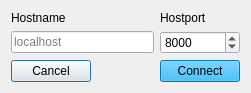
<?xml version="1.0" encoding="UTF-8"?>
<ui version="4.0">
 <class>SelectServerDialog</class>
 <widget class="QDialog" name="SelectServerDialog">
  <property name="geometry">
   <rect>
    <x>0</x>
    <y>0</y>
    <width>251</width>
    <height>89</height>
   </rect>
  </property>
  <property name="windowTitle">
   <string>Dialog</string>
  </property>
  <layout class="QGridLayout" name="gridLayout">
   <item row="0" column="0">
    <widget class="QLabel" name="label">
     <property name="text">
      <string>Hostname</string>
     </property>
    </widget>
   </item>
   <item row="0" column="2">
    <widget class="QLabel" name="label_2">
     <property name="text">
      <string>Hostport</string>
     </property>
    </widget>
   </item>
   <item row="1" column="0" colspan="2">
    <widget class="QLineEdit" name="addrLE">
     <property name="placeholderText">
      <string>localhost</string>
     </property>
     <property name="clearButtonEnabled">
      <bool>false</bool>
     </property>
    </widget>
   </item>
   <item row="1" column="2">
    <widget class="QSpinBox" name="portSB">
     <property name="maximum">
      <number>16000</number>
     </property>
     <property name="value">
      <number>8000</number>
     </property>
    </widget>
   </item>
   <item row="2" column="0">
    <widget class="QPushButton" name="pushButton_2">
     <property name="text">
      <string>Cancel</string>
     </property>
    </widget>
   </item>
   <item row="2" column="1">
    <spacer name="horizontalSpacer">
     <property name="orientation">
      <enum>Qt::Horizontal</enum>
     </property>
     <property name="sizeHint" stdset="0">
      <size>
       <width>58</width>
       <height>20</height>
      </size>
     </property>
    </spacer>
   </item>
   <item row="2" column="2">
    <widget class="QPushButton" name="pushButton">
     <property name="palette">
      <palette>
       <active>
        <colorrole role="WindowText">
         <brush brushstyle="SolidPattern">
          <color alpha="255">
           <red>0</red>
           <green>0</green>
           <blue>0</blue>
          </color>
         </brush>
        </colorrole>
        <colorrole role="Button">
         <brush brushstyle="SolidPattern">
          <color alpha="255">
           <red>0</red>
           <green>170</green>
           <blue>255</blue>
          </color>
         </brush>
        </colorrole>
        <colorrole role="Light">
         <brush brushstyle="SolidPattern">
          <color alpha="255">
           <red>127</red>
           <green>213</green>
           <blue>255</blue>
          </color>
         </brush>
        </colorrole>
        <colorrole role="Midlight">
         <brush brushstyle="SolidPattern">
          <color alpha="255">
           <red>63</red>
           <green>191</green>
           <blue>255</blue>
          </color>
         </brush>
        </colorrole>
        <colorrole role="Dark">
         <brush brushstyle="SolidPattern">
          <color alpha="255">
           <red>0</red>
           <green>85</green>
           <blue>127</blue>
          </color>
         </brush>
        </colorrole>
        <colorrole role="Mid">
         <brush brushstyle="SolidPattern">
          <color alpha="255">
           <red>0</red>
           <green>113</green>
           <blue>170</blue>
          </color>
         </brush>
        </colorrole>
        <colorrole role="Text">
         <brush brushstyle="SolidPattern">
          <color alpha="255">
           <red>0</red>
           <green>0</green>
           <blue>0</blue>
          </color>
         </brush>
        </colorrole>
        <colorrole role="BrightText">
         <brush brushstyle="SolidPattern">
          <color alpha="255">
           <red>255</red>
           <green>255</green>
           <blue>255</blue>
          </color>
         </brush>
        </colorrole>
        <colorrole role="ButtonText">
         <brush brushstyle="SolidPattern">
          <color alpha="255">
           <red>0</red>
           <green>0</green>
           <blue>0</blue>
          </color>
         </brush>
        </colorrole>
        <colorrole role="Base">
         <brush brushstyle="SolidPattern">
          <color alpha="255">
           <red>255</red>
           <green>255</green>
           <blue>255</blue>
          </color>
         </brush>
        </colorrole>
        <colorrole role="Window">
         <brush brushstyle="SolidPattern">
          <color alpha="255">
           <red>0</red>
           <green>170</green>
           <blue>255</blue>
          </color>
         </brush>
        </colorrole>
        <colorrole role="Shadow">
         <brush brushstyle="SolidPattern">
          <color alpha="255">
           <red>0</red>
           <green>0</green>
           <blue>0</blue>
          </color>
         </brush>
        </colorrole>
        <colorrole role="AlternateBase">
         <brush brushstyle="SolidPattern">
          <color alpha="255">
           <red>127</red>
           <green>212</green>
           <blue>255</blue>
          </color>
         </brush>
        </colorrole>
        <colorrole role="ToolTipBase">
         <brush brushstyle="SolidPattern">
          <color alpha="255">
           <red>255</red>
           <green>255</green>
           <blue>220</blue>
          </color>
         </brush>
        </colorrole>
        <colorrole role="ToolTipText">
         <brush brushstyle="SolidPattern">
          <color alpha="255">
           <red>0</red>
           <green>0</green>
           <blue>0</blue>
          </color>
         </brush>
        </colorrole>
        <colorrole role="PlaceholderText">
         <brush brushstyle="SolidPattern">
          <color alpha="128">
           <red>0</red>
           <green>0</green>
           <blue>0</blue>
          </color>
         </brush>
        </colorrole>
       </active>
       <inactive>
        <colorrole role="WindowText">
         <brush brushstyle="SolidPattern">
          <color alpha="255">
           <red>0</red>
           <green>0</green>
           <blue>0</blue>
          </color>
         </brush>
        </colorrole>
        <colorrole role="Button">
         <brush brushstyle="SolidPattern">
          <color alpha="255">
           <red>0</red>
           <green>170</green>
           <blue>255</blue>
          </color>
         </brush>
        </colorrole>
        <colorrole role="Light">
         <brush brushstyle="SolidPattern">
          <color alpha="255">
           <red>127</red>
           <green>213</green>
           <blue>255</blue>
          </color>
         </brush>
        </colorrole>
        <colorrole role="Midlight">
         <brush brushstyle="SolidPattern">
          <color alpha="255">
           <red>63</red>
           <green>191</green>
           <blue>255</blue>
          </color>
         </brush>
        </colorrole>
        <colorrole role="Dark">
         <brush brushstyle="SolidPattern">
          <color alpha="255">
           <red>0</red>
           <green>85</green>
           <blue>127</blue>
          </color>
         </brush>
        </colorrole>
        <colorrole role="Mid">
         <brush brushstyle="SolidPattern">
          <color alpha="255">
           <red>0</red>
           <green>113</green>
           <blue>170</blue>
          </color>
         </brush>
        </colorrole>
        <colorrole role="Text">
         <brush brushstyle="SolidPattern">
          <color alpha="255">
           <red>0</red>
           <green>0</green>
           <blue>0</blue>
          </color>
         </brush>
        </colorrole>
        <colorrole role="BrightText">
         <brush brushstyle="SolidPattern">
          <color alpha="255">
           <red>255</red>
           <green>255</green>
           <blue>255</blue>
          </color>
         </brush>
        </colorrole>
        <colorrole role="ButtonText">
         <brush brushstyle="SolidPattern">
          <color alpha="255">
           <red>0</red>
           <green>0</green>
           <blue>0</blue>
          </color>
         </brush>
        </colorrole>
        <colorrole role="Base">
         <brush brushstyle="SolidPattern">
          <color alpha="255">
           <red>255</red>
           <green>255</green>
           <blue>255</blue>
          </color>
         </brush>
        </colorrole>
        <colorrole role="Window">
         <brush brushstyle="SolidPattern">
          <color alpha="255">
           <red>0</red>
           <green>170</green>
           <blue>255</blue>
          </color>
         </brush>
        </colorrole>
        <colorrole role="Shadow">
         <brush brushstyle="SolidPattern">
          <color alpha="255">
           <red>0</red>
           <green>0</green>
           <blue>0</blue>
          </color>
         </brush>
        </colorrole>
        <colorrole role="AlternateBase">
         <brush brushstyle="SolidPattern">
          <color alpha="255">
           <red>127</red>
           <green>212</green>
           <blue>255</blue>
          </color>
         </brush>
        </colorrole>
        <colorrole role="ToolTipBase">
         <brush brushstyle="SolidPattern">
          <color alpha="255">
           <red>255</red>
           <green>255</green>
           <blue>220</blue>
          </color>
         </brush>
        </colorrole>
        <colorrole role="ToolTipText">
         <brush brushstyle="SolidPattern">
          <color alpha="255">
           <red>0</red>
           <green>0</green>
           <blue>0</blue>
          </color>
         </brush>
        </colorrole>
        <colorrole role="PlaceholderText">
         <brush brushstyle="SolidPattern">
          <color alpha="128">
           <red>0</red>
           <green>0</green>
           <blue>0</blue>
          </color>
         </brush>
        </colorrole>
       </inactive>
       <disabled>
        <colorrole role="WindowText">
         <brush brushstyle="SolidPattern">
          <color alpha="255">
           <red>0</red>
           <green>85</green>
           <blue>127</blue>
          </color>
         </brush>
        </colorrole>
        <colorrole role="Button">
         <brush brushstyle="SolidPattern">
          <color alpha="255">
           <red>0</red>
           <green>170</green>
           <blue>255</blue>
          </color>
         </brush>
        </colorrole>
        <colorrole role="Light">
         <brush brushstyle="SolidPattern">
          <color alpha="255">
           <red>127</red>
           <green>213</green>
           <blue>255</blue>
          </color>
         </brush>
        </colorrole>
        <colorrole role="Midlight">
         <brush brushstyle="SolidPattern">
          <color alpha="255">
           <red>63</red>
           <green>191</green>
           <blue>255</blue>
          </color>
         </brush>
        </colorrole>
        <colorrole role="Dark">
         <brush brushstyle="SolidPattern">
          <color alpha="255">
           <red>0</red>
           <green>85</green>
           <blue>127</blue>
          </color>
         </brush>
        </colorrole>
        <colorrole role="Mid">
         <brush brushstyle="SolidPattern">
          <color alpha="255">
           <red>0</red>
           <green>113</green>
           <blue>170</blue>
          </color>
         </brush>
        </colorrole>
        <colorrole role="Text">
         <brush brushstyle="SolidPattern">
          <color alpha="255">
           <red>0</red>
           <green>85</green>
           <blue>127</blue>
          </color>
         </brush>
        </colorrole>
        <colorrole role="BrightText">
         <brush brushstyle="SolidPattern">
          <color alpha="255">
           <red>255</red>
           <green>255</green>
           <blue>255</blue>
          </color>
         </brush>
        </colorrole>
        <colorrole role="ButtonText">
         <brush brushstyle="SolidPattern">
          <color alpha="255">
           <red>0</red>
           <green>85</green>
           <blue>127</blue>
          </color>
         </brush>
        </colorrole>
        <colorrole role="Base">
         <brush brushstyle="SolidPattern">
          <color alpha="255">
           <red>0</red>
           <green>170</green>
           <blue>255</blue>
          </color>
         </brush>
        </colorrole>
        <colorrole role="Window">
         <brush brushstyle="SolidPattern">
          <color alpha="255">
           <red>0</red>
           <green>170</green>
           <blue>255</blue>
          </color>
         </brush>
        </colorrole>
        <colorrole role="Shadow">
         <brush brushstyle="SolidPattern">
          <color alpha="255">
           <red>0</red>
           <green>0</green>
           <blue>0</blue>
          </color>
         </brush>
        </colorrole>
        <colorrole role="AlternateBase">
         <brush brushstyle="SolidPattern">
          <color alpha="255">
           <red>0</red>
           <green>170</green>
           <blue>255</blue>
          </color>
         </brush>
        </colorrole>
        <colorrole role="ToolTipBase">
         <brush brushstyle="SolidPattern">
          <color alpha="255">
           <red>255</red>
           <green>255</green>
           <blue>220</blue>
          </color>
         </brush>
        </colorrole>
        <colorrole role="ToolTipText">
         <brush brushstyle="SolidPattern">
          <color alpha="255">
           <red>0</red>
           <green>0</green>
           <blue>0</blue>
          </color>
         </brush>
        </colorrole>
        <colorrole role="PlaceholderText">
         <brush brushstyle="SolidPattern">
          <color alpha="128">
           <red>0</red>
           <green>0</green>
           <blue>0</blue>
          </color>
         </brush>
        </colorrole>
       </disabled>
      </palette>
     </property>
     <property name="text">
      <string>Connect</string>
     </property>
    </widget>
   </item>
  </layout>
 </widget>
 <resources/>
 <connections/>
</ui>
